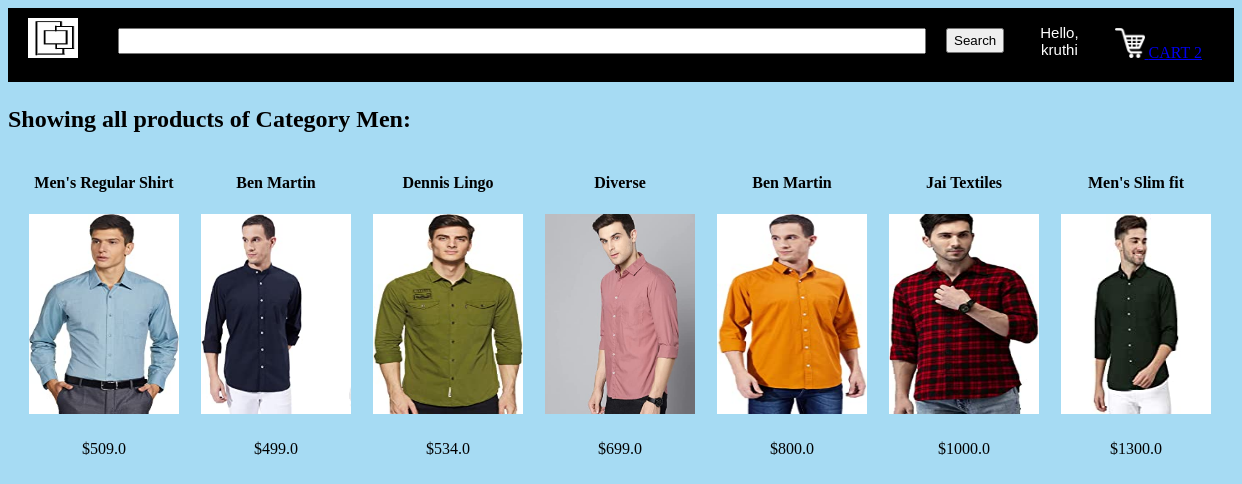
The page /displayCategory?categoryId=1 (signed in) on the database its author committed.
### tables this page shows
CREATE TABLE users 
		(userId INTEGER PRIMARY KEY, 
		password TEXT,
		email TEXT,
		firstName TEXT,
		lastName TEXT,
		address1 TEXT,
		address2 TEXT,
		zipcode TEXT,
		city TEXT,
		state TEXT,
		country TEXT, 
		phone TEXT
		);

CREATE TABLE categories
		(categoryId INTEGER PRIMARY KEY,
		name TEXT
		);

CREATE TABLE products
		(productId INTEGER PRIMARY KEY,
		name TEXT,
		price REAL,
		description TEXT,
		image TEXT,
		stock INTEGER,
		categoryId INTEGER,
		FOREIGN KEY(categoryId) REFERENCES categories(categoryId)
		);

### main.py (the view)
@app.route("/displayCategory")
def displayCategory():
        loggedIn, firstName, noOfItems = getLoginDetails()
        categoryId = request.args.get("categoryId")
        with sqlite3.connect('database.db') as conn:
            cur = conn.cursor()
            cur.execute("SELECT products.productId, products.name, products.price, products.image, categories.name FROM products, categories WHERE products.categoryId = categories.categoryId AND categories.categoryId = ?", (categoryId, ))
            data = cur.fetchall()
        conn.close()
        categoryName = data[0][4]
        data = parse(data)
        return render_template('displayCategory.html', data=data, loggedIn=loggedIn, firstName=firstName, noOfItems=noOfItems, categoryName=categoryName)

### main.py (called while the page is built)
def getLoginDetails():
    with sqlite3.connect('database.db') as conn:
        cur = conn.cursor()
        if 'email' not in session:
            loggedIn = False
            firstName = ''
            noOfItems = 0
        else:
            loggedIn = True
            cur.execute("SELECT userId, firstName FROM users WHERE email = ?", (session['email'], ))
            userId, firstName = cur.fetchone()
            cur.execute("SELECT count(productId) FROM kart WHERE userId = ?", (userId, ))
            noOfItems = cur.fetchone()[0]
    conn.close()
    return (loggedIn, firstName, noOfItems)

def parse(data):
    ans = []
    i = 0
    while i < len(data):
        curr = []
        for j in range(7):
            if i >= len(data):
                break
            curr.append(data[i])
            i += 1
        ans.append(curr)
    return ans

### templates/displayCategory.html (shortened to what this page needs)
<!DOCTYPE HTML>
<html>
<head>
<link rel="stylesheet" href={{ url_for('static', filename='css/home.css') }} />
<link rel="stylesheet" href={{ url_for('static', filename='css/topStyle.css') }} />
</head>
<body>
<div id="title">
	<a href="/">
		<img id="logo" src= {{ url_for('static', filename='images/logo.png') }} />
	</a>
	<form>
		<input id="searchBox" type="text" name="searchQuery">
		<input id="searchButton" type="submit" value="Search">
	</form>
	{% if not loggedIn %}
	<div id="signInButton">
		<a class="link" href="/loginForm">Sign In</a>
	</div>
	{% else %}
	<div class="dropdown">
		<button class="dropbtn">Hello, <br>{{firstName}}</button>
	</div>
	{% endif %}
	<div id="kart">
		<a class="link" href="/cart">
			<img src={{url_for('static', filename='images/shoppingCart.png')}} id="cartIcon" />
			CART {{noOfItems}}
		</a>
	</div>
</div>
<div>
	<h2>Showing all products of Category {{categoryName}}:</h2>
	{% for itemData in data %}
	<table>
		<tr id="productName">
			{% for row in itemData %}
			<td>
				{{row[1]}}
			</td>
			{% endfor %}
		</tr>
		<tr id="productImage">
			{% for row in itemData %}
			<td>
				<a href="/productDescription?productId={{row[0]}}">
					<img src={{ url_for('static', filename='uploads/' + row[3]) }} id="itemImage" />
				</a>
			</td>
			{% endfor %}
		</tr>
		<tr id="productPrice">
			{% for row in itemData %}
			<td>
				${{row[2]}}
			</td>
			{% endfor %}
		</tr>
	</table>
	{% endfor %}
</div>
</body>
</html>

### static/css/home.css (style rules this page uses)
#itemImage { height: 200px; width: 150px; }
body { background-image: url(); }
table { border-spacing: 20px; }
#productName { text-align: center; font-weight: bold; }
#productPrice { text-align: center; }
body { background-color: rgb(166, 219, 243); background-position: center; background-repeat: no-repeat; background-size: cover; }

### static/css/topStyle.css (style rules this page uses)
#logo { height: 40px; width: 50px; margin-left: 20px; margin-top: 10px; margin-bottom: 10px; margin-right: 20px; float: left; }
#title { background-color: black; display: inline-block; width: 100%; }
#searchBox { height: 20px; width: 800px; margin-left: 20px; margin-top: 20px; margin-bottom: 20px; margin-right: 20px; float: left; font-size: 1.5em; }
#searchButton { height: 25px; margin-top: 20px; margin-bottom: 20px; margin-right: 20px; float: left; }
.dropbtn { background-color: black; color: white; padding: 16px; font-size: 15px; border: none; cursor: pointer; }
.dropdown { position: relative; float: left; }
#kart { color: white; margin-top: 20px; margin-bottom: 20px; margin-left: 20px; margin-right: 20px; float: left; }
#cartIcon { height: 30px; width: 30px; }

### rows shown on the page
users: firstName "kruthi"
categories: name "Men"
products: name "Men's Regular Shirt", image (picture), price "509.0"
products: name "Ben Martin", image (picture), price "499.0"
products: name "Dennis Lingo", image (picture), price "534.0"
products: name "Diverse", image (picture), price "699.0"
products: name "Ben Martin", image (picture), price "800.0"
products: name "Jai Textiles", image (picture), price "1000.0"
products: name "Men's Slim fit", image (picture), price "1300.0"

### other values the page prints
{{ noOfItems }} "2"
